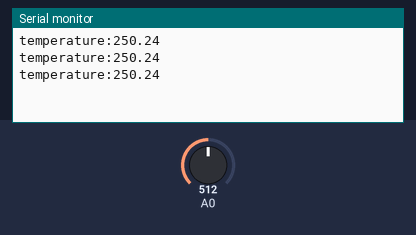
Simulated run of this sketch. Board: Arduino Uno, built with avr-gcc and run on an emulated ATmega328P. On the bench: the last lines printed to the serial monitor. The test bench sets the inputs (shaded band); at power-on: A0 = 512.

Above: at 1.3 s.
1.4 s: A0 set to 716
At 1.9 s:
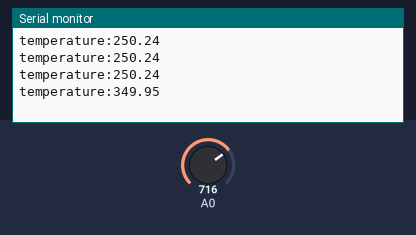
2.9 s: A0 set to 900
At 3.4 s:
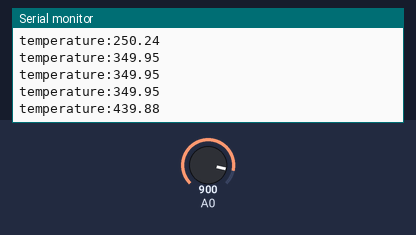
Timing chart, 0 to 5.9 s (numbered marks = the images above; inputs shaded):
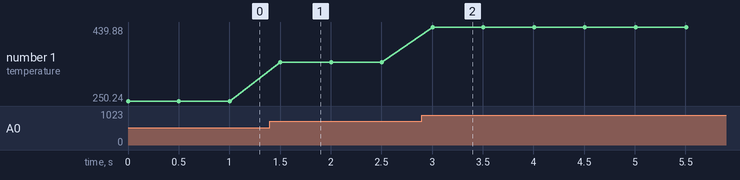

The sketch:

LM35Project.ino
```cpp
void setup() {
  // put your setup code here, to run once:
 Serial.begin(9600);           // set up Serial library at 9600 bps

}
/*
temperatur in celsius  = ADC_raw x 0.48875
*/
void loop() {
  // put your main code here, to run repeatedly:
 int ADC_raw = analogRead(A0);
 //Serial.println(ADC_raw,HEX);
 double temperature = ADC_raw * 0.48875;
 Serial.print("temperature:");
 Serial.println(temperature);
 delay(500);
}
```

Measured:
- after the input at 1.4 s, the serial monitor: prints a new line after 0.10 s (image 1)
- after the input at 2.9 s, the serial monitor: prints a new line after 0.10 s (image 2)
- plotted number 1: 250.24 → 349.95 after the input at 1.4 s, 349.95 → 439.88 after the input at 2.9 s
